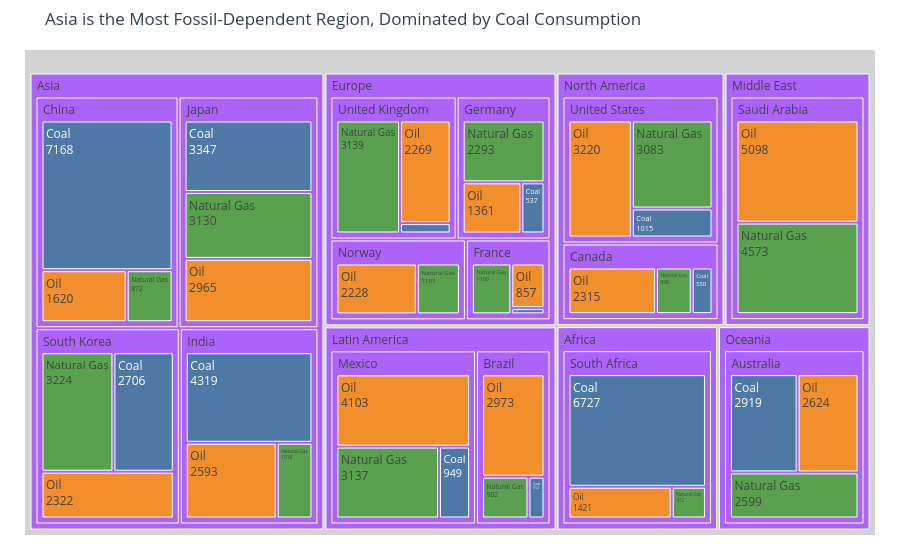

The code cell stored with this chart in its notebook:
### Markdown cell above
## Task 1 — Treemap: fossil fuel dependency by country

**What to build:** A treemap showing **fossil fuel TWh only**, broken down by Region → Country → Source (Coal / Oil / Natural Gas).

**Requirements:**
- Filter to fossil sources only before plotting
- Use `path=['Region', 'Country', 'Source']` for the hierarchy
- Colour encodes the fossil source type (Coal / Oil / Natural Gas) with a CVD-safe palette
- Show TWh values in labels — no percentages
- Grey out parent nodes (Region and Country level)
- Insight title naming which region or country is most fossil-dependent

> 💡 `df.loc[df['Source_Type'] == 'Fossil']`

### Code cell
# Task 1
# YOUR CODE HERE

import plotly.express as px

# Step 1 — Filter only fossil fuels
df_fossil = df.loc[df['Source_Type'] == 'Fossil']

# Step 2 — Create treemap
fig = px.treemap(
    df_fossil,
    path=['Region', 'Country', 'Source'],
    values='TWh',
    color='Source',
    color_discrete_map={
        'Coal': '#4E79A7',          # CVD-safe blue
        'Oil': '#F28E2B',           # CVD-safe orange
        'Natural Gas': '#59A14F'    # CVD-safe green
    }
)

# Step 3 — Show TWh values only (no percentages)
fig.update_traces(
    textinfo="label+value"
)

# Step 4 — Grey out parent nodes (Region & Country)
fig.update_traces(
    marker=dict(colorscale=None),
    root_color="lightgrey"
)


fig.update_layout(
    title="Asia is the Most Fossil-Dependent Region, Dominated by Coal Consumption",
    margin=dict(t=50, l=25, r=25, b=25)
)

fig.show()

### Figure 1 — Plotly figure (JSON) as saved in the notebook; plotly's stock layout.template omitted (floating-point values rounded to 4 significant figures)
{"data": [{"branchvalues": "total", "customdata": [["(?)"], ["(?)"], ["(?)"], ["(?)"], ["(?)"], ["(?)"], ["(?)"], ["(?)"], ["(?)"], ["(?)"], ["(?)"], ["(?)"], ["(?)"], ["(?)"], ["(?)"], ["(?)"], ["(?)"], ["(?)"], ["(?)"], ["(?)"], ["(?)"], ["(?)"], ["Coal"], ["Coal"], ["Coal"], ["Coal"], ["Coal"], ["Coal"], ["Coal"], ["Coal"], ["Coal"], ["Coal"], ["Coal"], ["Coal"], ["Coal"], ["Natural Gas"], ["Natural Gas"], ["Natural Gas"], ["Natural Gas"], ["Natural Gas"], ["Natural Gas"], ["Natural Gas"], ["Natural Gas"], ["Natural Gas"], ["Natural Gas"], ["Natural Gas"], ["Natural Gas"], ["Natural Gas"], ["Natural Gas"], ["Natural Gas"], ["Oil"], ["Oil"], ["Oil"], ["Oil"], ["Oil"], ["Oil"], ["Oil"], ["Oil"], ["Oil"], ["Oil"], ["Oil"], ["Oil"], ["Oil"], ["Oil"], ["Oil"]], "domain": {"x": [0, 1], "y": [0, 1]}, "hovertemplate": "labels=%{label}<br>TWh=%{value}<br>parent=%{parent}<br>id=%{id}<br>Source=%{customdata[0]}<extra></extra>", "ids": ["Africa", "North America/United States", "Asia/China", "Europe/Germany", "Europe/France", "Europe/United Kingdom", "Asia/India", "Latin America/Brazil", "Oceania/Australia", "Middle East", "Asia/South Korea", "Asia/Japan", "Middle East/Saudi Arabia", "Africa/South Africa", "North America/Canada", "Latin America/Mexico", "North America", "Asia", "Europe", "Latin America", "Oceania", "Europe/Norway", "Latin America/Mexico/Coal", "North America/Canada/Coal", "Africa/South Africa/Coal", "Asia/South Korea/Coal", "North America/United States/Coal", "Latin America/Brazil/Coal", "Europe/France/Coal", "Asia/India/Coal", "Asia/Japan/Coal", "Asia/China/Coal", "Europe/Germany/Coal", "Europe/United Kingdom/Coal", "Oceania/Australia/Coal", "Europe/United Kingdom/Natural Gas", "Europe/Germany/Natural Gas", "Asia/India/Natural Gas", "Asia/Japan/Natural Gas", "Latin America/Brazil/Natural Gas", "Latin America/Mexico/Natural Gas", "North America/Canada/Natural Gas", "Africa/South Africa/Natural Gas", "Oceania/Australia/Natural Gas", "Middle East/Saudi Arabia/Natural Gas", "Europe/Norway/Natural Gas", "North America/United States/Natural Gas", "Asia/South Korea/Natural Gas", "Asia/China/Natural Gas", "Europe/France/Natural Gas", "Asia/China/Oil", "Europe/Germany/Oil", "North America/United States/Oil", "Asia/Japan/Oil", "Europe/United Kingdom/Oil", "Asia/India/Oil", "Latin America/Brazil/Oil", "Latin America/Mexico/Oil", "North America/Canada/Oil", "Oceania/Australia/Oil", "Africa/South Africa/Oil", "Europe/Norway/Oil", "Asia/South Korea/Oil", "Europe/France/Oil", "Middle East/Saudi Arabia/Oil"], "labels": ["Africa", "United States", "China", "Germany", "France", "United Kingdom", "India", "Brazil", "Australia", "Middle East", "South Korea", "Japan", "Saudi Arabia", "South Africa", "Canada", "Mexico", "North America", "Asia", "Europe", "Latin America", "Oceania", "Norway", "Coal", "Coal", "Coal", "Coal", "Coal", "Coal", "Coal", "Coal", "Coal", "Coal", "Coal", "Coal", "Coal", "Natural Gas", "Natural Gas", "Natural Gas", "Natural Gas", "Natural Gas", "Natural Gas", "Natural Gas", "Natural Gas", "Natural Gas", "Natural Gas", "Natural Gas", "Natural Gas", "Natural Gas", "Natural Gas", "Natural Gas", "Oil", "Oil", "Oil", "Oil", "Oil", "Oil", "Oil", "Oil", "Oil", "Oil", "Oil", "Oil", "Oil", "Oil", "Oil"], "marker": {"colors": ["#ab63fa", "#ab63fa", "#ab63fa", "#ab63fa", "#ab63fa", "#ab63fa", "#ab63fa", "#ab63fa", "#ab63fa", "#ab63fa", "#ab63fa", "#ab63fa", "#ab63fa", "#ab63fa", "#ab63fa", "#ab63fa", "#ab63fa", "#ab63fa", "#ab63fa", "#ab63fa", "#ab63fa", "#ab63fa", "#4E79A7", "#4E79A7", "#4E79A7", "#4E79A7", "#4E79A7", "#4E79A7", "#4E79A7", "#4E79A7", "#4E79A7", "#4E79A7", "#4E79A7", "#4E79A7", "#4E79A7", "#59A14F", "#59A14F", "#59A14F", "#59A14F", "#59A14F", "#59A14F", "#59A14F", "#59A14F", "#59A14F", "#59A14F", "#59A14F", "#59A14F", "#59A14F", "#59A14F", "#59A14F", "#F28E2B", "#F28E2B", "#F28E2B", "#F28E2B", "#F28E2B", "#F28E2B", "#F28E2B", "#F28E2B", "#F28E2B", "#F28E2B", "#F28E2B", "#F28E2B", "#F28E2B", "#F28E2B", "#F28E2B"]}, "name": "", "parents": ["", "North America", "Asia", "Europe", "Europe", "Europe", "Asia", "Latin America", "Oceania", "", "Asia", "Asia", "Middle East", "Africa", "North America", "Latin America", "", "", "", "", "", "Europe", "Latin America/Mexico", "North America/Canada", "Africa/South Africa", "Asia/South Korea", "North America/United States", "Latin America/Brazil", "Europe/France", "Asia/India", "Asia/Japan", "Asia/China", "Europe/Germany", "Europe/United Kingdom", "Oceania/Australia", "Europe/United Kingdom", "Europe/Germany", "Asia/India", "Asia/Japan", "Latin America/Brazil", "Latin America/Mexico", "North America/Canada", "Africa/South Africa", "Oceania/Australia", "Middle East/Saudi Arabia", "Europe/Norway", "North America/United States", "Asia/South Korea", "Asia/China", "Europe/France", "Asia/China", "Europe/Germany", "North America/United States", "Asia/Japan", "Europe/United Kingdom", "Asia/India", "Latin America/Brazil", "Latin America/Mexico", "North America/Canada", "Oceania/Australia", "Africa/South Africa", "Europe/Norway", "Asia/South Korea", "Europe/France", "Middle East/Saudi Arabia"], "root": {"color": "lightgrey"}, "textinfo": "label+value", "type": "treemap", "values": [8620.0, 7318.0, 9660.0, 4191.0, 2137.0, 5638.0, 7930.0, 4187.0, 8142.0, 9671.0, 8252.0, 9442.0, 9671.0, 8620.0, 3813.0, 8189.0, 11130.0, 35280.0, 15390.0, 12380.0, 8142.0, 3421.0, 949.0, 550.0, 6727.0, 2706.0, 1015.0, 312.0, 120.0, 4319.0, 3347.0, 7168.0, 537.0, 230.0, 2919.0, 3139.0, 2293.0, 1018.0, 3130.0, 902.0, 3137.0, 948.0, 472.0, 2599.0, 4573.0, 1193.0, 3083.0, 3224.0, 872.0, 1160.0, 1620.0, 1361.0, 3220.0, 2965.0, 2269.0, 2593.0, 2973.0, 4103.0, 2315.0, 2624.0, 1421.0, 2228.0, 2322.0, 857.0, 5098.0]}], "layout": {"legend": {"tracegroupgap": 0}, "margin": {"b": 25, "l": 25, "r": 25, "t": 50}, "title": {"text": "Asia is the Most Fossil-Dependent Region, Dominated by Coal Consumption"}}}
